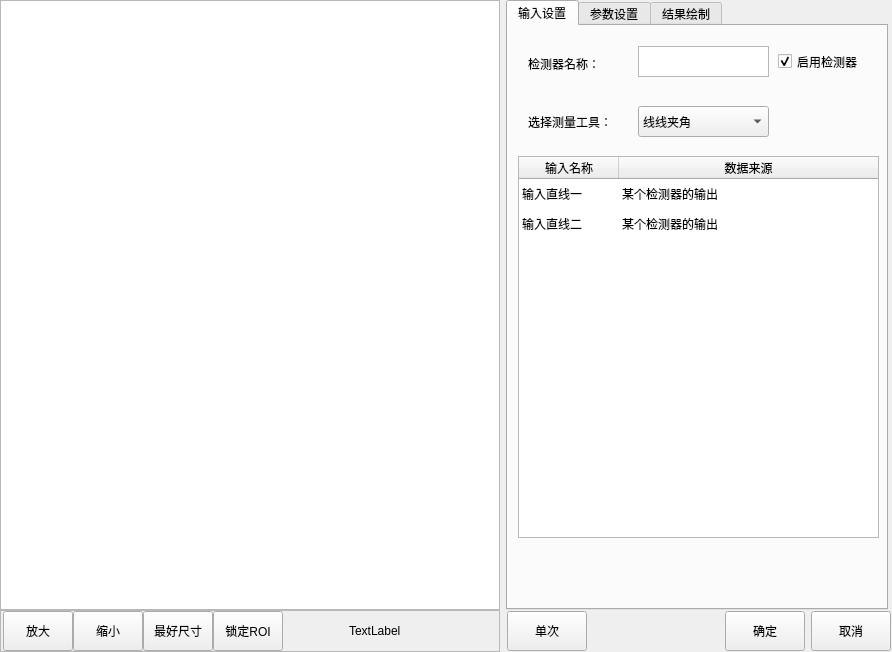
<?xml version="1.0" encoding="UTF-8"?>
<ui version="4.0">
 <class>CMvSimpleRelationPointLines</class>
 <widget class="QWidget" name="CMvSimpleRelationPointLines">
  <property name="geometry">
   <rect>
    <x>0</x>
    <y>0</y>
    <width>892</width>
    <height>652</height>
   </rect>
  </property>
  <property name="windowTitle">
   <string>点、线简单关系测量</string>
  </property>
  <layout class="QHBoxLayout" name="horizontalLayout_3">
   <property name="leftMargin">
    <number>0</number>
   </property>
   <property name="topMargin">
    <number>0</number>
   </property>
   <property name="rightMargin">
    <number>0</number>
   </property>
   <property name="bottomMargin">
    <number>0</number>
   </property>
   <item>
    <layout class="QVBoxLayout" name="verticalLayout">
     <property name="spacing">
      <number>0</number>
     </property>
     <item>
      <widget class="QGraphicsView" name="graphicsView_mainImage">
       <property name="minimumSize">
        <size>
         <width>500</width>
         <height>600</height>
        </size>
       </property>
      </widget>
     </item>
     <item>
      <widget class="QFrame" name="frame">
       <property name="minimumSize">
        <size>
         <width>0</width>
         <height>42</height>
        </size>
       </property>
       <property name="maximumSize">
        <size>
         <width>16777215</width>
         <height>42</height>
        </size>
       </property>
       <property name="frameShape">
        <enum>QFrame::StyledPanel</enum>
       </property>
       <property name="frameShadow">
        <enum>QFrame::Raised</enum>
       </property>
       <layout class="QHBoxLayout" name="horizontalLayout">
        <property name="spacing">
         <number>0</number>
        </property>
        <property name="leftMargin">
         <number>2</number>
        </property>
        <property name="topMargin">
         <number>0</number>
        </property>
        <property name="rightMargin">
         <number>0</number>
        </property>
        <property name="bottomMargin">
         <number>0</number>
        </property>
        <item>
         <widget class="QPushButton" name="pushButton_zoomIn">
          <property name="minimumSize">
           <size>
            <width>70</width>
            <height>40</height>
           </size>
          </property>
          <property name="maximumSize">
           <size>
            <width>70</width>
            <height>40</height>
           </size>
          </property>
          <property name="text">
           <string>放大</string>
          </property>
         </widget>
        </item>
        <item>
         <widget class="QPushButton" name="pushButton_zoomOut">
          <property name="minimumSize">
           <size>
            <width>70</width>
            <height>40</height>
           </size>
          </property>
          <property name="maximumSize">
           <size>
            <width>70</width>
            <height>40</height>
           </size>
          </property>
          <property name="text">
           <string>缩小</string>
          </property>
         </widget>
        </item>
        <item>
         <widget class="QPushButton" name="pushButton_zoomBest">
          <property name="minimumSize">
           <size>
            <width>70</width>
            <height>40</height>
           </size>
          </property>
          <property name="maximumSize">
           <size>
            <width>70</width>
            <height>40</height>
           </size>
          </property>
          <property name="text">
           <string>最好尺寸</string>
          </property>
         </widget>
        </item>
        <item>
         <widget class="QPushButton" name="pushButton_lockRoiMove">
          <property name="minimumSize">
           <size>
            <width>70</width>
            <height>40</height>
           </size>
          </property>
          <property name="maximumSize">
           <size>
            <width>70</width>
            <height>40</height>
           </size>
          </property>
          <property name="text">
           <string>锁定ROI</string>
          </property>
         </widget>
        </item>
        <item>
         <spacer name="horizontalSpacer">
          <property name="orientation">
           <enum>Qt::Horizontal</enum>
          </property>
          <property name="sizeHint" stdset="0">
           <size>
            <width>63</width>
            <height>20</height>
           </size>
          </property>
         </spacer>
        </item>
        <item>
         <widget class="QLabel" name="label_mousePos">
          <property name="minimumSize">
           <size>
            <width>150</width>
            <height>40</height>
           </size>
          </property>
          <property name="maximumSize">
           <size>
            <width>150</width>
            <height>40</height>
           </size>
          </property>
          <property name="text">
           <string>TextLabel</string>
          </property>
         </widget>
        </item>
       </layout>
      </widget>
     </item>
    </layout>
   </item>
   <item>
    <layout class="QVBoxLayout" name="verticalLayout_2">
     <property name="spacing">
      <number>0</number>
     </property>
     <item>
      <widget class="QTabWidget" name="tabWidget">
       <property name="minimumSize">
        <size>
         <width>382</width>
         <height>602</height>
        </size>
       </property>
       <property name="maximumSize">
        <size>
         <width>380</width>
         <height>16777215</height>
        </size>
       </property>
       <property name="currentIndex">
        <number>0</number>
       </property>
       <widget class="QWidget" name="tab">
        <attribute name="title">
         <string>输入设置</string>
        </attribute>
        <widget class="QTableWidget" name="tableWidget_input">
         <property name="geometry">
          <rect>
           <x>10</x>
           <y>130</y>
           <width>361</width>
           <height>382</height>
          </rect>
         </property>
         <property name="minimumSize">
          <size>
           <width>361</width>
           <height>382</height>
          </size>
         </property>
         <property name="maximumSize">
          <size>
           <width>361</width>
           <height>382</height>
          </size>
         </property>
         <property name="editTriggers">
          <set>QAbstractItemView::NoEditTriggers</set>
         </property>
         <property name="selectionMode">
          <enum>QAbstractItemView::SingleSelection</enum>
         </property>
         <property name="selectionBehavior">
          <enum>QAbstractItemView::SelectRows</enum>
         </property>
         <property name="showGrid">
          <bool>false</bool>
         </property>
         <attribute name="horizontalHeaderStretchLastSection">
          <bool>true</bool>
         </attribute>
         <attribute name="verticalHeaderVisible">
          <bool>false</bool>
         </attribute>
         <row>
          <property name="text">
           <string>1</string>
          </property>
         </row>
         <row>
          <property name="text">
           <string>2</string>
          </property>
         </row>
         <column>
          <property name="text">
           <string>输入名称</string>
          </property>
         </column>
         <column>
          <property name="text">
           <string>数据来源</string>
          </property>
         </column>
         <item row="0" column="0">
          <property name="text">
           <string>输入直线一</string>
          </property>
         </item>
         <item row="0" column="1">
          <property name="text">
           <string>某个检测器的输出</string>
          </property>
         </item>
         <item row="1" column="0">
          <property name="text">
           <string>输入直线二</string>
          </property>
         </item>
         <item row="1" column="1">
          <property name="text">
           <string>某个检测器的输出</string>
          </property>
         </item>
        </widget>
        <widget class="QLabel" name="label_funcName">
         <property name="geometry">
          <rect>
           <x>20</x>
           <y>30</y>
           <width>81</width>
           <height>16</height>
          </rect>
         </property>
         <property name="text">
          <string>检测器名称：</string>
         </property>
        </widget>
        <widget class="QCheckBox" name="checkBox_enableFunc">
         <property name="geometry">
          <rect>
           <x>270</x>
           <y>20</y>
           <width>101</width>
           <height>31</height>
          </rect>
         </property>
         <property name="minimumSize">
          <size>
           <width>101</width>
           <height>31</height>
          </size>
         </property>
         <property name="text">
          <string>启用检测器</string>
         </property>
         <property name="checked">
          <bool>true</bool>
         </property>
        </widget>
        <widget class="QPlainTextEdit" name="plainTextEdit_funcName">
         <property name="geometry">
          <rect>
           <x>130</x>
           <y>20</y>
           <width>131</width>
           <height>31</height>
          </rect>
         </property>
         <property name="minimumSize">
          <size>
           <width>131</width>
           <height>31</height>
          </size>
         </property>
         <property name="maximumSize">
          <size>
           <width>131</width>
           <height>31</height>
          </size>
         </property>
         <property name="overwriteMode">
          <bool>false</bool>
         </property>
        </widget>
        <widget class="QLabel" name="label_surveyTools">
         <property name="geometry">
          <rect>
           <x>20</x>
           <y>80</y>
           <width>111</width>
           <height>31</height>
          </rect>
         </property>
         <property name="text">
          <string>选择测量工具：</string>
         </property>
        </widget>
        <widget class="QComboBox" name="comboBox_surveyTools">
         <property name="geometry">
          <rect>
           <x>130</x>
           <y>80</y>
           <width>131</width>
           <height>31</height>
          </rect>
         </property>
         <item>
          <property name="text">
           <string>线线夹角</string>
          </property>
         </item>
         <item>
          <property name="text">
           <string>线线距离</string>
          </property>
         </item>
         <item>
          <property name="text">
           <string>点线距离</string>
          </property>
         </item>
         <item>
          <property name="text">
           <string>点点距离</string>
          </property>
         </item>
        </widget>
       </widget>
       <widget class="QWidget" name="tab_2">
        <attribute name="title">
         <string>参数设置</string>
        </attribute>
        <widget class="QGroupBox" name="groupBox_range">
         <property name="enabled">
          <bool>true</bool>
         </property>
         <property name="geometry">
          <rect>
           <x>10</x>
           <y>120</y>
           <width>251</width>
           <height>80</height>
          </rect>
         </property>
         <property name="title">
          <string>距离测量</string>
         </property>
         <widget class="QDoubleSpinBox" name="doubleSpinBox_minRange">
          <property name="geometry">
           <rect>
            <x>10</x>
            <y>40</y>
            <width>101</width>
            <height>31</height>
           </rect>
          </property>
          <property name="maximum">
           <double>10000.000000000000000</double>
          </property>
         </widget>
         <widget class="QLabel" name="label_minRange">
          <property name="geometry">
           <rect>
            <x>10</x>
            <y>10</y>
            <width>111</width>
            <height>31</height>
           </rect>
          </property>
          <property name="text">
           <string>距离下限：</string>
          </property>
         </widget>
         <widget class="QDoubleSpinBox" name="doubleSpinBox_maxRange">
          <property name="geometry">
           <rect>
            <x>130</x>
            <y>40</y>
            <width>101</width>
            <height>31</height>
           </rect>
          </property>
          <property name="maximum">
           <double>10000.000000000000000</double>
          </property>
         </widget>
         <widget class="QLabel" name="label_maxRange">
          <property name="geometry">
           <rect>
            <x>130</x>
            <y>10</y>
            <width>111</width>
            <height>31</height>
           </rect>
          </property>
          <property name="text">
           <string>距离上限：</string>
          </property>
         </widget>
        </widget>
        <widget class="QGroupBox" name="groupBox_angle">
         <property name="enabled">
          <bool>true</bool>
         </property>
         <property name="geometry">
          <rect>
           <x>10</x>
           <y>30</y>
           <width>251</width>
           <height>80</height>
          </rect>
         </property>
         <property name="title">
          <string>夹角测量</string>
         </property>
         <widget class="QDoubleSpinBox" name="doubleSpinBox_minAngle">
          <property name="geometry">
           <rect>
            <x>10</x>
            <y>40</y>
            <width>101</width>
            <height>31</height>
           </rect>
          </property>
          <property name="suffix">
           <string>°</string>
          </property>
          <property name="minimum">
           <double>0.000000000000000</double>
          </property>
          <property name="maximum">
           <double>180.000000000000000</double>
          </property>
         </widget>
         <widget class="QLabel" name="label_minAngle">
          <property name="geometry">
           <rect>
            <x>10</x>
            <y>10</y>
            <width>111</width>
            <height>31</height>
           </rect>
          </property>
          <property name="text">
           <string>角度下限：</string>
          </property>
         </widget>
         <widget class="QDoubleSpinBox" name="doubleSpinBox_maxAngle">
          <property name="geometry">
           <rect>
            <x>130</x>
            <y>40</y>
            <width>101</width>
            <height>31</height>
           </rect>
          </property>
          <property name="prefix">
           <string/>
          </property>
          <property name="suffix">
           <string>°</string>
          </property>
          <property name="maximum">
           <double>180.000000000000000</double>
          </property>
         </widget>
         <widget class="QLabel" name="label_maxAngle">
          <property name="geometry">
           <rect>
            <x>130</x>
            <y>10</y>
            <width>111</width>
            <height>31</height>
           </rect>
          </property>
          <property name="text">
           <string>角度上限：</string>
          </property>
         </widget>
        </widget>
       </widget>
       <widget class="QWidget" name="tab_4">
        <attribute name="title">
         <string>结果绘制</string>
        </attribute>
        <widget class="QCheckBox" name="checkBox_valuTrig">
         <property name="geometry">
          <rect>
           <x>20</x>
           <y>20</y>
           <width>101</width>
           <height>31</height>
          </rect>
         </property>
         <property name="text">
          <string>启用绘制</string>
         </property>
         <property name="checked">
          <bool>true</bool>
         </property>
        </widget>
       </widget>
      </widget>
     </item>
     <item>
      <layout class="QHBoxLayout" name="horizontalLayout_2">
       <property name="leftMargin">
        <number>1</number>
       </property>
       <property name="topMargin">
        <number>1</number>
       </property>
       <property name="rightMargin">
        <number>1</number>
       </property>
       <property name="bottomMargin">
        <number>1</number>
       </property>
       <item>
        <widget class="QPushButton" name="pushButton_ones">
         <property name="minimumSize">
          <size>
           <width>80</width>
           <height>40</height>
          </size>
         </property>
         <property name="maximumSize">
          <size>
           <width>80</width>
           <height>40</height>
          </size>
         </property>
         <property name="text">
          <string>单次</string>
         </property>
        </widget>
       </item>
       <item>
        <spacer name="horizontalSpacer_2">
         <property name="orientation">
          <enum>Qt::Horizontal</enum>
         </property>
         <property name="sizeHint" stdset="0">
          <size>
           <width>40</width>
           <height>20</height>
          </size>
         </property>
        </spacer>
       </item>
       <item>
        <widget class="QPushButton" name="pushButton_affirm">
         <property name="minimumSize">
          <size>
           <width>80</width>
           <height>40</height>
          </size>
         </property>
         <property name="maximumSize">
          <size>
           <width>80</width>
           <height>40</height>
          </size>
         </property>
         <property name="text">
          <string>确定</string>
         </property>
        </widget>
       </item>
       <item>
        <widget class="QPushButton" name="pbPrev_cancel">
         <property name="minimumSize">
          <size>
           <width>80</width>
           <height>40</height>
          </size>
         </property>
         <property name="maximumSize">
          <size>
           <width>80</width>
           <height>40</height>
          </size>
         </property>
         <property name="text">
          <string>取消</string>
         </property>
        </widget>
       </item>
      </layout>
     </item>
    </layout>
   </item>
  </layout>
 </widget>
 <layoutdefault spacing="6" margin="11"/>
 <resources>
  <include location="CMvContourMatching.qrc"/>
 </resources>
 <connections/>
</ui>
